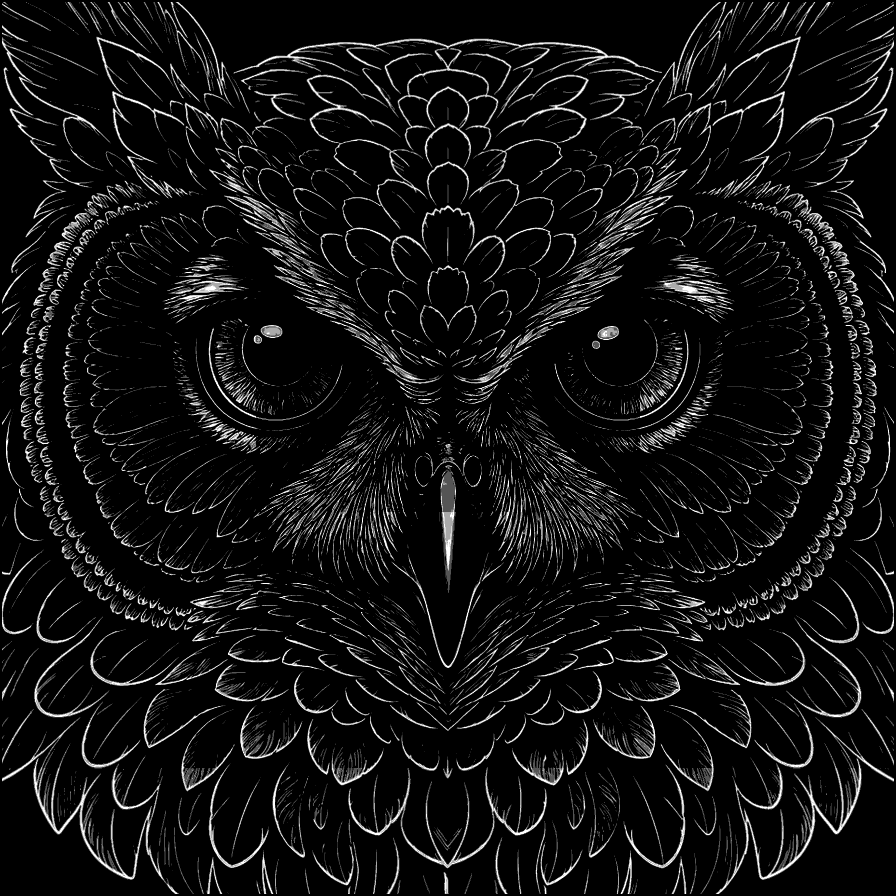
#> input picture input/falcons.png, 1792 x 1792 px (shown at 1/2 size)
$ python analyze_falcons_order_grids.py --output-dir out
#> lines starting #> are read from the running program, lines starting #| are printed output that depends on the picture
### coding/python/analyze_butterfly_4x4_orders.py
import argparse
import csv
import json
import math
import sys
from collections import defaultdict
from pathlib import Path

import matplotlib
import numpy as np
from PIL import Image

matplotlib.use("Agg")
import matplotlib.pyplot as plt


ROOT = Path(__file__).resolve().parents[2]
sys.path.insert(0, str(Path(__file__).resolve().parent))
from search_circular_6x6_orders import (  # noqa: E402
    conjugate_pair_count,
    group_metadata,
    incidence_angles,
    primitive_direction,
    propagation,
    transform_indices,
)


# [19 lines left out: functions parse_args, order_grid, not called in this run]


def tile_complexity(gray, size=4):
    image = gray.astype(np.float64) / 255.0
    y_edges = np.linspace(0, image.shape[0], size + 1, dtype=int)
    x_edges = np.linspace(0, image.shape[1], size + 1, dtype=int)
    density = np.zeros((size, size), dtype=float)
    edge_tv = np.zeros((size, size), dtype=float)
    for row in range(size):
        for column in range(size):
            tile = image[
                y_edges[row] : y_edges[row + 1],
                x_edges[column] : x_edges[column + 1],
            ]
            density[row, column] = float(tile.mean())
            edge_tv[row, column] = float(
                (
                    np.abs(np.diff(tile, axis=0)).sum()
                    + np.abs(np.diff(tile, axis=1)).sum()
                )
                / tile.size
            )
    density_n = density / density.max()
    edge_tv_n = edge_tv / edge_tv.max()
    complexity = 0.5 * density_n + 0.5 * edge_tv_n
    return density, edge_tv, density_n, edge_tv_n, complexity


# [462 lines left out: functions candidate_shifts, choose_shift, best_common_incidence, theory_full_propagation, mapping_metrics, symmetry_class and 7 more, not called in this run]


# [2 lines that do not run on import are left out]

### coding/python/search_circular_6x6_orders.py
import argparse
import csv
import json
import math
from collections import defaultdict
from pathlib import Path

import matplotlib
import numpy as np
from PIL import Image

matplotlib.use("Agg")
import matplotlib.pyplot as plt


PAPER_23_ORDERS = np.asarray(
    [(m, n) for n in range(3, -4, -1) for m in (-3, -2, -1)]
    + [(0, 2), (0, 1)],
    dtype=np.int16,
)


# [15 lines left out: function parse_args, not called in this run]


def transform_indices(size):
    base = np.arange(size * size).reshape(size, size)
    return {
        "identity": base,
        "rot90_ccw": np.rot90(base, 1),
        "rot180": np.rot90(base, 2),
        "rot270_ccw": np.rot90(base, 3),
        "mirror_lr": np.fliplr(base),
        "mirror_ud": np.flipud(base),
        "transpose": base.T,
        "anti_transpose": np.fliplr(np.flipud(base)).T,
    }


# [21 lines left out: function tile_complexity, not called in this run]


def primitive_direction(m, n):
    divisor = math.gcd(abs(int(m)), abs(int(n)))
    if divisor == 0:
        return 0, 0
    return int(m) // divisor, int(n) // divisor


# [5 lines left out: function order_grid, not called in this run]


def group_metadata(orders):
    groups = defaultdict(list)
    for row in range(orders.shape[0]):
        for column in range(orders.shape[1]):
            m, n = map(int, orders[row, column])
            groups[primitive_direction(m, n)].append((row, column, m, n))
    sizes = np.zeros(orders.shape[:2], dtype=np.int16)
    descriptions = np.empty(orders.shape[:2], dtype=object)
    for members in groups.values():
        text = ";".join(f"({m},{n})" for _r, _c, m, n in members)
        for row, column, _m, _n in members:
            sizes[row, column] = len(members)
            descriptions[row, column] = text
    return groups, sizes, descriptions


def conjugate_pair_count(orders):
    flat = {tuple(map(int, item)) for item in orders.reshape(-1, 2)}
    return sum((m, n) != (0, 0) and (-m, -n) in flat for m, n in flat) // 2


# [12 lines left out: functions centered_incidence, propagation, not called in this run]


def incidence_angles(shift):
    radius = float(np.linalg.norm(shift))
    if radius > 1 + 1e-10:
        return float("nan"), float("nan")
    theta = math.degrees(math.asin(min(1.0, radius)))
    phi = math.degrees(math.atan2(float(shift[1]), float(shift[0])))
    return theta, phi


# [506 lines left out: functions best_common_incidence, evaluate_mapping, candidate_rows, write_csv, plot_complexity, plot_candidates and 6 more, not called in this run]


# [2 lines that do not run on import are left out]

### coding/python/analyze_falcons_order_grids.py
import argparse
import csv
import json
import math
import sys
from pathlib import Path

import matplotlib
import numpy as np
from PIL import Image
from scipy.optimize import minimize

matplotlib.use("Agg")
import matplotlib.pyplot as plt


ROOT = Path(__file__).resolve().parents[2]
sys.path.insert(0, str(Path(__file__).resolve().parent))
from analyze_butterfly_4x4_orders import tile_complexity  # noqa: E402
from search_circular_6x6_orders import (  # noqa: E402
    conjugate_pair_count,
    group_metadata,
    incidence_angles,
    transform_indices,
)


def parse_args():
    parser = argparse.ArgumentParser(description="比较falcons图的连续5x5/6x6无零级级次。")
    parser.add_argument("--input-file", type=Path, default=ROOT / "input/falcons.png")
    parser.add_argument("--output-dir", type=Path, required=True)
    parser.add_argument("--wavelength-nm", type=float, default=480.0)
    parser.add_argument("--period-nm", type=float, default=2000.0)
    parser.add_argument("--start-min", type=int, default=-8)
    parser.add_argument("--start-max", type=int, default=8)
    return parser.parse_args()


def generic_order_grid(m_start, n_start, size):
    return np.asarray(
        [[(m_start + row, n_start + column) for column in range(size)] for row in range(size)],
        dtype=np.int16,
    )


def physical_metrics(orders, wavelength_nm, period_nm):
    step = wavelength_nm / period_nm
    center_order = orders.reshape(-1, 2).mean(axis=0)
    spectral_center = center_order * step
    size = orders.shape[0]

    def minimum_incidence_shift(half_extent):
        offsets = np.asarray(
            [[sx * half_extent, sy * half_extent] for sx in (-1, 1) for sy in (-1, 1)]
        )
        desired = -spectral_center
        initial = desired / max(1.0, float(np.linalg.norm(desired)))
        constraints = [
            {"type": "ineq", "fun": lambda value: 1.0 - float(np.dot(value, value))}
        ]
        for offset in offsets:
            constraints.append(
                {
                    "type": "ineq",
                    "fun": lambda value, offset=offset: 1.0
                    - float(np.dot(value + spectral_center + offset, value + spectral_center + offset)),
                }
            )
        result = minimize(
            lambda value: float(np.dot(value, value)),
            initial,
            method="SLSQP",
            constraints=constraints,
            options={"ftol": 1e-12, "maxiter": 1000},
        )
        if not result.success:
            return None
        value = np.asarray(result.x, dtype=float)
        if np.linalg.norm(value) > 1 + 1e-7:
            return None
        if any(np.linalg.norm(value + spectral_center + offset) > 1 + 1e-7 for offset in offsets):
            return None
        return value

    full_shift = minimum_incidence_shift(size * step / 2)
    center_shift = minimum_incidence_shift((size - 1) * step / 2)
    if center_shift is None:
        desired = -spectral_center
        shift = desired / max(1.0, float(np.linalg.norm(desired)))
        shift_mode = "maximum_count_fallback"
    else:
        shift = full_shift if full_shift is not None else center_shift
        shift_mode = "minimum_incidence_full_cells" if full_shift is not None else "minimum_incidence_all_centers"
    points = orders.reshape(-1, 2) * step + shift
    radii = np.linalg.norm(points, axis=1)
    theta_i, phi_i = incidence_angles(shift)
    low = orders[0, 0].astype(float) * step + shift - step / 2
    high = orders[-1, -1].astype(float) * step + shift + step / 2
    corners = np.asarray([[x, y] for x in (low[0], high[0]) for y in (low[1], high[1])])
    corner_radii = np.linalg.norm(corners, axis=1)
    return {
        "shift": shift,
        "shift_mode": shift_mode,
        "theta_i_deg": theta_i,
        "phi_i_deg": phi_i,
        "propagating_centers": int(np.sum(radii <= 1 + 1e-12)),
        "center_margin": float(1 - radii.max()),
        "full_cells_inside": bool(corner_radii.max() <= 1 + 1e-12),
        "cell_corner_margin": float(1 - corner_radii.max()),
        "nominal_circular_fov_deg": 2 * math.degrees(math.asin(min(1.0, size * step / 2))),
    }


def best_mapping(complexity, orders):
    size = orders.shape[0]
    rank = np.argsort(complexity.ravel())[::-1]
    top_count = size
    top = np.zeros(size * size, dtype=bool)
    top[rank[:top_count]] = True
    top = top.reshape(size, size)
    _groups, group_sizes, descriptions = group_metadata(orders)
    axes = (orders[:, :, 0] == 0) | (orders[:, :, 1] == 0)
    choices = []
    for name, index_map in transform_indices(size).items():
        assigned = complexity.ravel()[index_map]
        assigned_top = top.ravel()[index_map]
        partners = group_sizes - 1
        weighted = float(np.sum(assigned * partners))
        axis_weighted = float(np.sum(assigned[axes] * partners[axes]))
        top_weighted = float(np.sum(assigned[assigned_top] * partners[assigned_top]))
        score = weighted + 4 * axis_weighted + top_weighted
        choices.append(
            {
                "transform": name,
                "score": score,
                "weighted_burden": weighted,
                "axis_weighted_burden": axis_weighted,
                "top_without_multiple": int(np.sum(assigned_top & (group_sizes == 1))),
                "top_on_axis": int(np.sum(assigned_top & axes)),
                "index_map": index_map,
                "group_sizes": group_sizes,
                "descriptions": descriptions,
                "assigned_top": assigned_top,
            }
        )
    return min(choices, key=lambda item: (item["score"], -item["top_without_multiple"]))


def analyze_size(gray, size, args):
    complexity = tile_complexity(gray, size)[-1]
    rows = []
    for m_start in range(args.start_min, args.start_max + 1):
        for n_start in range(args.start_min, args.start_max + 1):
            orders = generic_order_grid(m_start, n_start, size)
            if np.any(np.all(orders == 0, axis=2)):
                continue
            physical = physical_metrics(orders, args.wavelength_nm, args.period_nm)
            mapping = best_mapping(complexity, orders)
            axes = (orders[:, :, 0] == 0) | (orders[:, :, 1] == 0)
            center = size // 2
            center_flat = int(mapping["index_map"][center, center])
            source_center = divmod(center_flat, size)
            row = {
                "size": size,
                "m_start": m_start,
                "m_end": m_start + size - 1,
                "n_start": n_start,
                "n_end": n_start + size - 1,
                "transform": mapping["transform"],
                "zero_order_count": 0,
                "axis_order_count": int(axes.sum()),
                "conjugate_pair_count": conjugate_pair_count(orders),
                "propagating_centers": physical["propagating_centers"],
                "full_cells_inside": physical["full_cells_inside"],
                "theta_i_deg": physical["theta_i_deg"],
                "phi_i_deg": physical["phi_i_deg"],
                "shift_mode": physical["shift_mode"],
                "center_margin": physical["center_margin"],
                "cell_corner_margin": physical["cell_corner_margin"],
                "nominal_circular_fov_deg": physical["nominal_circular_fov_deg"],
                "coupling_score": mapping["score"],
                "weighted_burden": mapping["weighted_burden"],
                "top_without_multiple": mapping["top_without_multiple"],
                "top_on_axis": mapping["top_on_axis"],
                "central_order_m": int(orders[center, center, 0]),
                "central_order_n": int(orders[center, center, 1]),
                "central_order_group_size": int(mapping["group_sizes"][center, center]),
                "order_center_receives_source_row": source_center[0] + 1,
                "order_center_receives_source_column": source_center[1] + 1,
            }
            rows.append(row)
    rows.sort(
        key=lambda row: (
            -row["propagating_centers"],
            not row["full_cells_inside"],
            row["axis_order_count"] > 0,
            row["central_order_group_size"] > 1,
            row["coupling_score"],
            row["theta_i_deg"],
        )
    )
    return rows, complexity


def write_csv(path, rows):
    with path.open("w", newline="", encoding="utf-8-sig") as handle:
        writer = csv.DictWriter(handle, fieldnames=list(rows[0]))
        writer.writeheader()
        writer.writerows(rows)


def plot_complexities(gray, results, output_file):
    figure, axes = plt.subplots(1, 2, figsize=(13, 6.5))
    for axis, (size, complexity) in zip(axes, results):
        axis.imshow(gray, cmap="gray", vmin=0, vmax=255)
        height, width = gray.shape
        for index in range(1, size):
            axis.axhline(index * height / size, color="tab:red", linewidth=0.8)
            axis.axvline(index * width / size, color="tab:red", linewidth=0.8)
        for row in range(size):
            for column in range(size):
                axis.text(
                    (column + 0.5) * width / size,
                    (row + 0.5) * height / size,
                    f"{row+1},{column+1}\n{complexity[row,column]:.2f}",
                    color="yellow",
                    fontsize=7,
                    ha="center",
                    va="center",
                    bbox={"facecolor": "black", "alpha": 0.45, "pad": 1},
                )
        axis.set_title(f"{size}x{size} complexity")
        axis.axis("off")
    figure.tight_layout()
    figure.savefig(output_file, dpi=180, bbox_inches="tight")
    plt.close(figure)


def main():
    args = parse_args()
    args.output_dir.mkdir(parents=True, exist_ok=False)
    gray = np.asarray(Image.open(args.input_file).convert("L"))
    summaries = {}
    complexity_results = []
    for size in (5, 6):
        rows, complexity = analyze_size(gray, size, args)
        write_csv(args.output_dir / f"ranking_{size}x{size}.csv", rows)
        summaries[f"{size}x{size}"] = rows[:10]
        complexity_results.append((size, complexity))
#> after the loop, complexity_results = 2 items; summaries = 2 items
    plot_complexities(gray, complexity_results, args.output_dir / "falcons_complexity_5x5_6x6.png")
#> the loop in plot_complexities, `for axis, (size, complexity) in zip(axes, results):` made 2 passes
#> (size, height, width) on passes 1 to 2: (5, 1792, 1792), (6, 1792, 1792)
#> in plot_complexities, `figure.savefig(output_file, dpi=180, bbox_inches="tight")`:
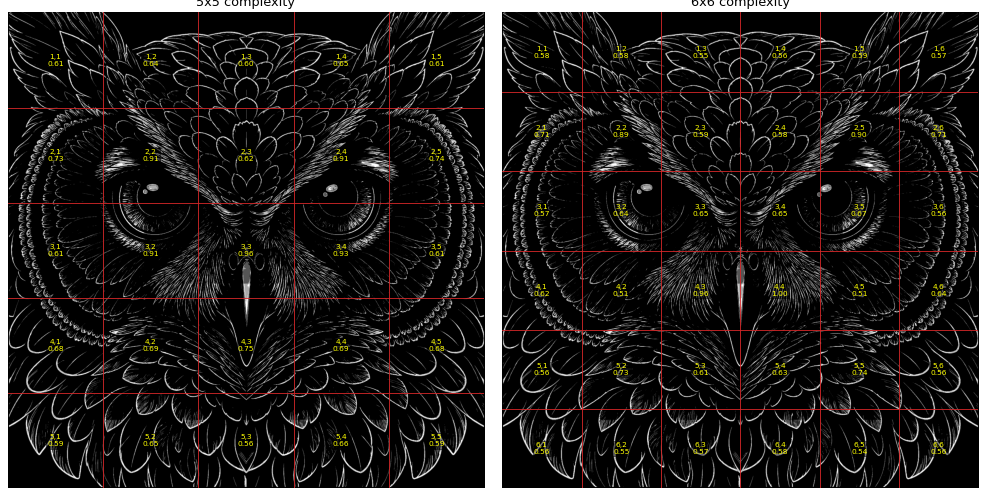
#> figure drawn by matplotlib, 2 panels
    with (args.output_dir / "summary.json").open("w", encoding="utf-8") as handle:
        json.dump(summaries, handle, ensure_ascii=False, indent=2)


if __name__ == "__main__":
    main()

$ run again, with input/block_25.png copied over input/falcons.png
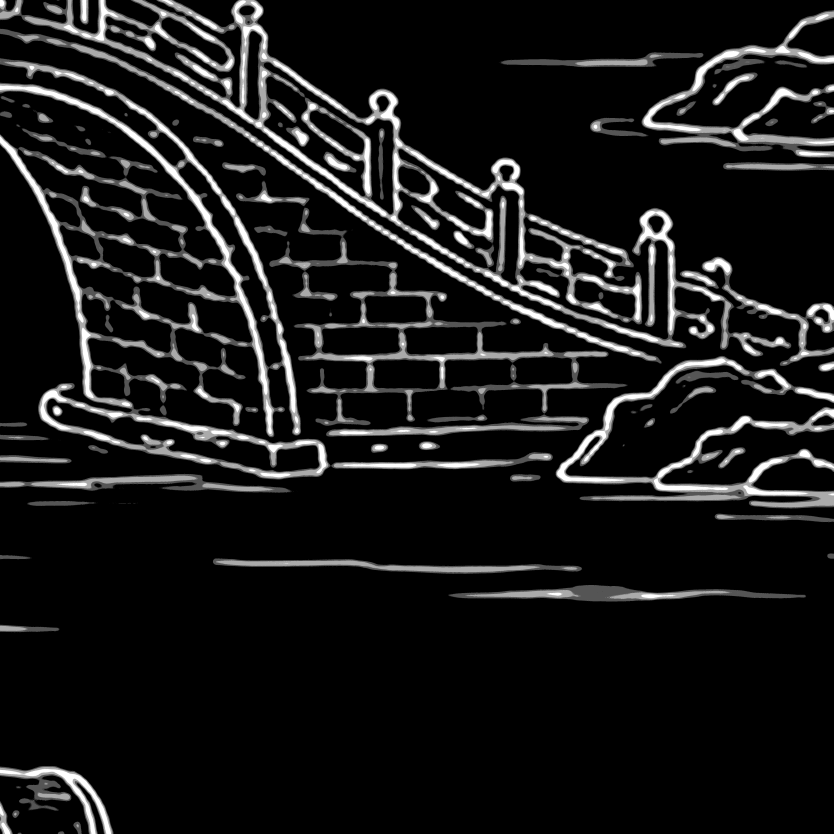
#> input picture input/block_25.png, 5000 x 5000 px (shown at 1/6 size)
#> in main, gray is the input picture: shape (5000, 5000); min 0, max 255, mean 24.8
#> after the loop in main, `for size in (5, 6):`: complexity_results = 2 items
#> the loop in plot_complexities, `for axis, (size, complexity) in zip(axes, results):` made 2 passes
#> (size, height, width) on passes 1 to 2: (5, 5000, 5000), (6, 5000, 5000)
#> in plot_complexities, `figure.savefig(output_file, dpi=180, bbox_inches="tight")`:
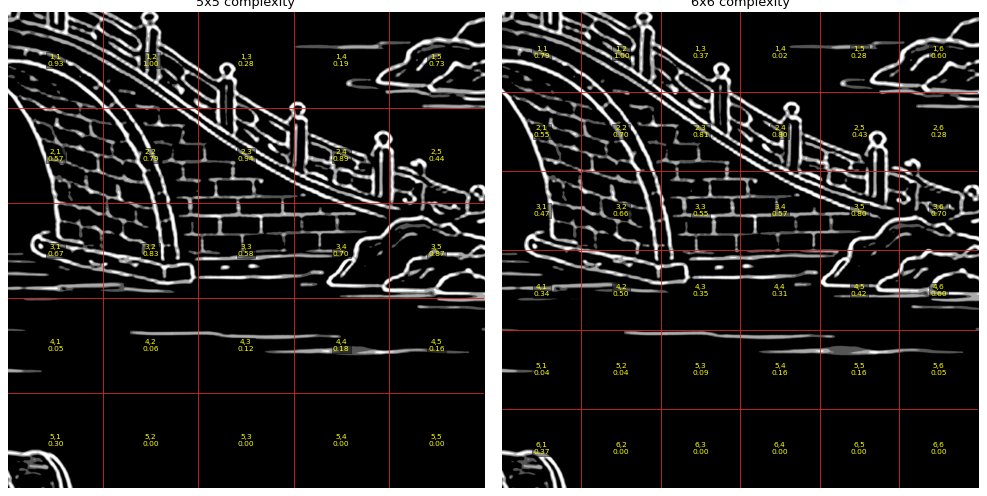
#> figure drawn by matplotlib, 2 panels

$ run again, with input/block_test.png copied over input/falcons.png
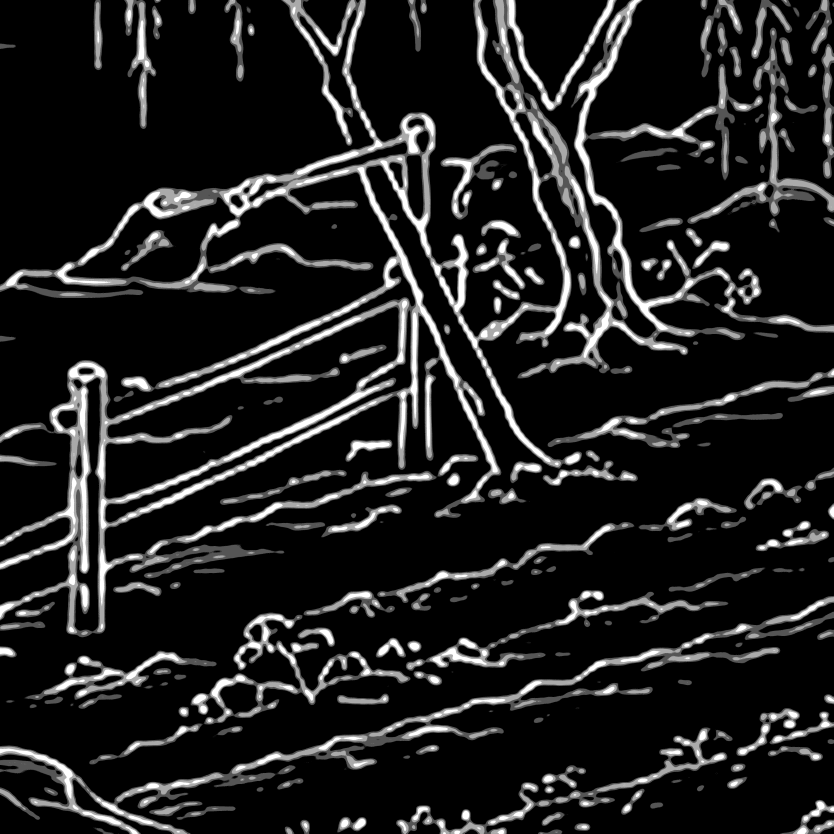
#> input picture input/block_test.png, 5000 x 5000 px (shown at 1/6 size)
#> in main, gray is the input picture: shape (5000, 5000); min 0, max 255, mean 32.8
#> after the loop in main, `for size in (5, 6):`: complexity_results = 2 items
#> the loop in plot_complexities, `for axis, (size, complexity) in zip(axes, results):` made 2 passes
#> (size, height, width) on passes 1 to 2: (5, 5000, 5000), (6, 5000, 5000)
#> in plot_complexities, `figure.savefig(output_file, dpi=180, bbox_inches="tight")`:
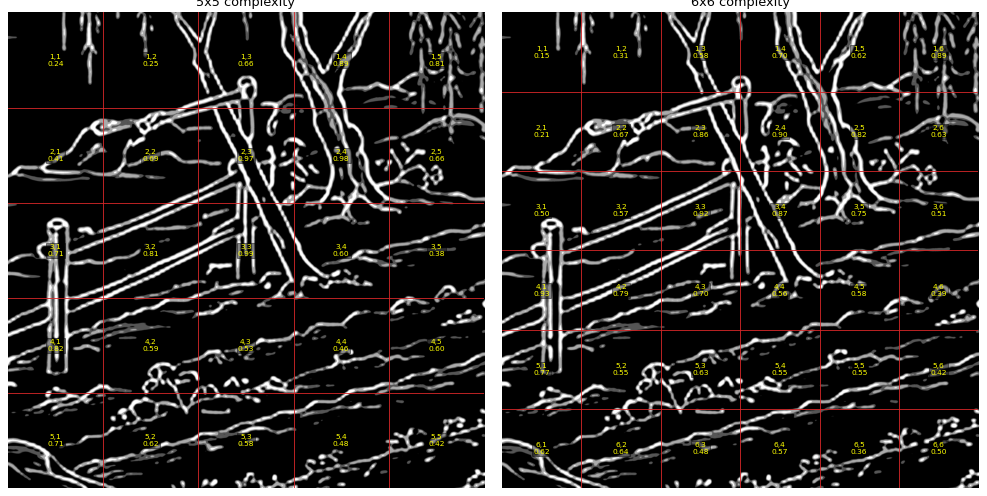
#> figure drawn by matplotlib, 2 panels
